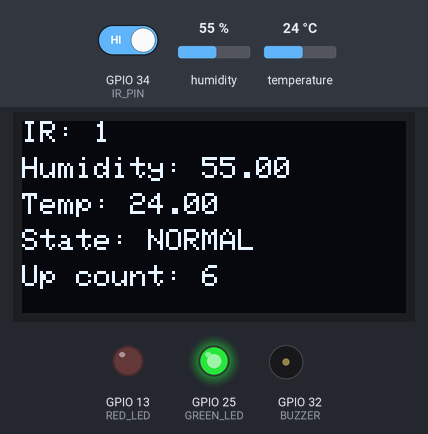
A sketch run on a simulated ESP32. Parts: 128×64 one-colour display, output pins drawn as LEDs (lit = HIGH), buzzer (waves = sounding, pin HIGH). Inputs (shaded band) come from the test bench; at power-on: humidity 55 %, GPIO 34 (IR_PIN) HIGH, temperature 24 °C. What the sketch prints to the serial monitor is not drawn.

Above: at 2.8 s.
2.9 s: humidity set to 74 %
At 5.8 s:
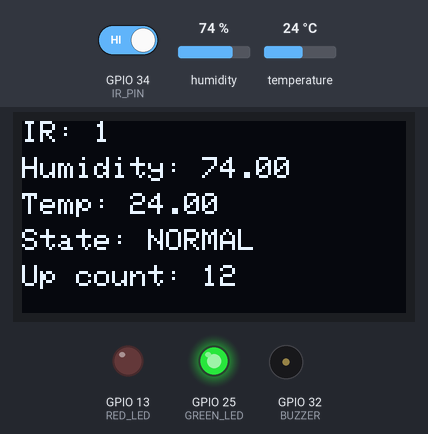
6.6 s: humidity set to 77 %
At 8.6 s:
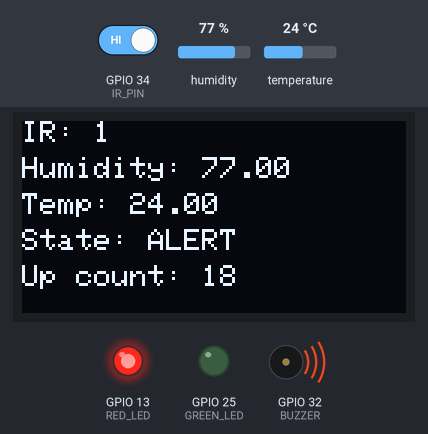
12.6 s: GPIO 34 (IR_PIN) driven LOW
At 14.0 s:
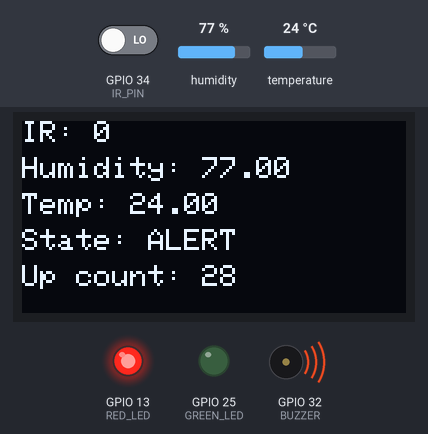
15.7 s: temperature set to 12 °C
At 17.6 s:
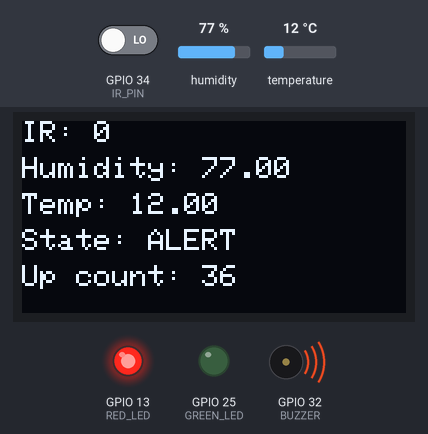
18.7 s: GPIO 34 (IR_PIN) driven HIGH
At 20.0 s:
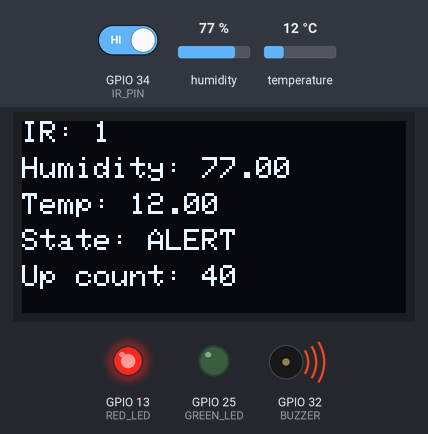
21.8 s: humidity set to 22 %
At 22.8 s:
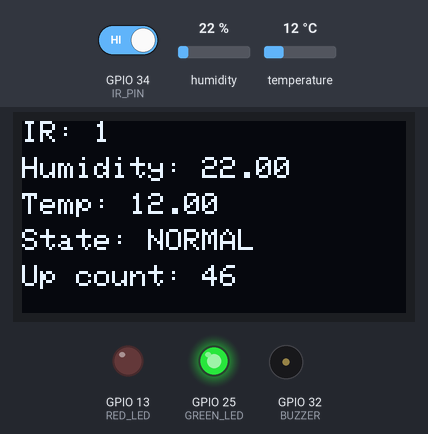
Timing chart, 0 to 24.8 s (numbered marks = the images above; inputs shaded):
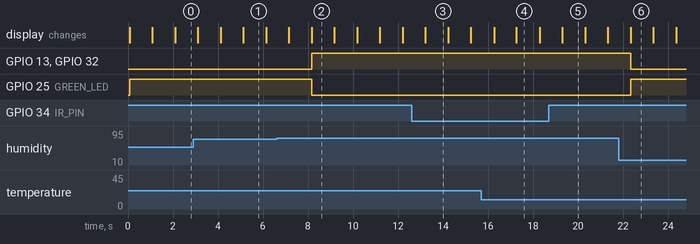

Measured:
- the behaviour switches between 75 and 76 % on humidity (found by bisection; images 1 and 2)
- after the input at 6.6 s, GPIO 13 (RED_LED), GPIO 32 (BUZZER): LOW → HIGH after 1.6 s; GPIO 25 (GREEN_LED): HIGH → LOW after 1.6 s; the display: first differs from a run without the input after 1.6 s (image 2)
- after the input at 21.8 s, GPIO 13 (RED_LED), GPIO 32 (BUZZER): HIGH → LOW after 0.54 s; GPIO 25 (GREEN_LED): LOW → HIGH after 0.54 s; the display: changes after 0.54 s (image 6)
- what the display in image 1 shows lasts 1.1 s, from 5.1 s to 6.2 s

The sketch:

main.ino
```cpp
#include <DHT.h>
#include <Wire.h>
#include <Adafruit_GFX.h>
#include <Adafruit_SSD1306.h>

#define DHT_TYPE DHT11
#define DHT_PIN 4
#define IR_PIN 34
#define Temp_high_bit (1<<0)
#define Object_detected_bit (1<<1)
#define Humidity_high_bit (1<<2)
#define GREEN_LED 25
#define RED_LED 13
#define BUZZER 32
#define SCREEN_WIDTH 128
#define SCREEN_HEIGHT 64
#define OLED_RESET -1
#define OLED_ADDR 0x3C


Adafruit_SSD1306 display(SCREEN_WIDTH,SCREEN_HEIGHT,&Wire,OLED_RESET);
DHT dht(DHT_PIN,DHT_TYPE);
QueueHandle_t sensorReading;
QueueHandle_t analysisQueue;
EventGroupHandle_t systemEvents;
TaskHandle_t outputTaskHandle;
SemaphoreHandle_t serialMutex;
TimerHandle_t heartBeatTimer;

uint32_t upTimeCounter = 0;


struct Data{
  int IR_value;
  float temperature,humidity;
};

enum systemState{
  IDLE,
  Normal,
  Alert,
};

void sensorTask(void *parameter);
void controllerTask(void *parameter);
void analysisTask(void *parameter);
String printCurrentState(systemState currentState);
void setdevices();
void outputTask(void *parameter);
void OLED_checker();
void Readings_ON_OLED(float temperature, float humidity,int IR_value,systemState currentState);
void heartBeatCallBack(TimerHandle_t xTimer);

void setup(){
  Serial.begin(115200);
  dht.begin();
  OLED_checker();
  setdevices();
  pinMode(IR_PIN,INPUT);
  sensorReading = xQueueCreate(5,sizeof(Data));
  systemEvents = xEventGroupCreate();
  analysisQueue = xQueueCreate(5,sizeof(Data));
  serialMutex = xSemaphoreCreateMutex();
  heartBeatTimer = xTimerCreate("Heartbeat",pdMS_TO_TICKS(5000),pdTRUE,0,heartBeatCallBack);
  xTimerStart(heartBeatTimer,0);
  xTaskCreatePinnedToCore(sensorTask,"Sensor Task",5000,NULL,2,NULL,1);
  xTaskCreatePinnedToCore(controllerTask,"Controller Task",5000,NULL,2,NULL,1);
  xTaskCreatePinnedToCore(analysisTask,"Analysis Task",5000,NULL,3,NULL,1);
  xTaskCreatePinnedToCore(outputTask,"Output Task",5000,NULL,1,&outputTaskHandle,1);

}

void loop(){

}

void sensorTask(void *parameter){

  Data sensorData;
  while(true){
    sensorData.IR_value = digitalRead(IR_PIN);
    sensorData.temperature = dht.readTemperature();
    sensorData.humidity = dht.readHumidity();
    xQueueSend(sensorReading,&sensorData,portMAX_DELAY);
    vTaskDelay(pdMS_TO_TICKS(1000));
  }
}

void controllerTask(void *parameter){
  Data receivedData;
  while(true){
    xQueueReceive(sensorReading,&receivedData,portMAX_DELAY);
    xSemaphoreTake(serialMutex,portMAX_DELAY);
    upTimeCounter ++;
    xSemaphoreGive(serialMutex);

    Serial.print("IR: ");
    Serial.print(receivedData.IR_value);
    Serial.print("   ");

    if(isnan(receivedData.temperature) || isnan(receivedData.humidity)){
      Serial.print("Invalid DHT11 Reading");
    }
    else{
      Serial.print("Temperature: ");
      Serial.print(receivedData.temperature);
      Serial.print("   ");
      Serial.print("Humidity:  ");
      Serial.println(receivedData.humidity);
    }
    Serial.print("UpTime Counter: ");
    Serial.print(upTimeCounter);
    Serial.println(" s");

    xQueueSend(analysisQueue,&receivedData,portMAX_DELAY);

  }
}

void analysisTask(void *parameter){
  Data analyticalData;
  systemState currentState = IDLE;
  EventBits_t events;
  while(true){
    xQueueReceive(analysisQueue,&analyticalData,portMAX_DELAY);


    if(isnan(analyticalData.temperature) || isnan(analyticalData.humidity)){
      currentState = IDLE;
    }
    else{

      if(analyticalData.temperature > 35){
        xEventGroupSetBits(systemEvents, Temp_high_bit);
      }
      else{
        xEventGroupClearBits(systemEvents, Temp_high_bit);
      }

      if(analyticalData.humidity > 75){
        xEventGroupSetBits(systemEvents,Humidity_high_bit);
      }
      else{
       xEventGroupClearBits(systemEvents,Humidity_high_bit);
      }

      if(analyticalData.IR_value == 0){
        xEventGroupSetBits(systemEvents,Object_detected_bit);
      }
      else{
        xEventGroupClearBits(systemEvents,Object_detected_bit);
      }
      events = xEventGroupGetBits(systemEvents);

      if(events & (Temp_high_bit | Humidity_high_bit | Object_detected_bit)){
        currentState = Alert;
      }
      else{
        currentState = Normal;
      }
    }
    xSemaphoreTake(serialMutex,portMAX_DELAY);
    upTimeCounter ++;
    xSemaphoreGive(serialMutex);
    xTaskNotify(outputTaskHandle,currentState,eSetValueWithOverwrite);
    Readings_ON_OLED(analyticalData.temperature,analyticalData.humidity,analyticalData.IR_value,currentState);
    Serial.print("SYSTEM: ");
    Serial.println(printCurrentState(currentState));

  }
}

String printCurrentState(systemState currentState){
  if(currentState == Normal){
    return "NORMAL";
  }
  else if(currentState == Alert){
    return "ALERT";
  }
  else{
    return "IDLE";
  }
}

void setdevices(){
  pinMode(GREEN_LED,OUTPUT);
  pinMode(RED_LED,OUTPUT);
  pinMode(BUZZER,OUTPUT);
  digitalWrite(GREEN_LED,LOW);
  digitalWrite(RED_LED,LOW);
  digitalWrite(BUZZER,LOW);
}

void outputTask(void *parameter){

  uint32_t notification;
  while(true){
    xTaskNotifyWait(0, 0, &notification, portMAX_DELAY);

    if(notification == Normal){
      digitalWrite(GREEN_LED, HIGH);
      digitalWrite(RED_LED, LOW);
      digitalWrite(BUZZER, LOW);
    }
    else if(notification == Alert){
      digitalWrite(GREEN_LED, LOW);
      digitalWrite(RED_LED, HIGH);
      digitalWrite(BUZZER, HIGH);
    }
    else{
      digitalWrite(GREEN_LED, LOW);
      digitalWrite(RED_LED, LOW);
      digitalWrite(BUZZER, LOW);
    }
  }
}

void OLED_checker(){
  if(!display.begin(SSD1306_SWITCHCAPVCC,OLED_ADDR)){
    Serial.println("OLED Not Found!!");
  }
}

void Readings_ON_OLED(float temperature, float humidity,int IR_value,systemState currentState){
  display.clearDisplay();
  display.setTextSize(1);
  display.setTextColor(SSD1306_WHITE);

  display.setCursor(0,0);
  display.print("IR: ");
  display.println(IR_value);

  display.setCursor(0,12);
  display.print("Humidity: ");
  display.println(humidity);

  display.setCursor(0,24);
  display.print("Temp: ");
  display.println(temperature);

  display.setCursor(0,36);
  display.print("State: ");
  display.println(printCurrentState(currentState));

  display.setCursor(0,48);
  display.print("Up count: ");
  display.println(upTimeCounter);

  display.display();
}

void heartBeatCallBack(TimerHandle_t xTimer){
  xSemaphoreTake(serialMutex,portMAX_DELAY);
  Serial.print("[Heartbeat]Uptime: ");
  Serial.print(upTimeCounter);
  Serial.println("s");
  xSemaphoreGive(serialMutex);

}
```
